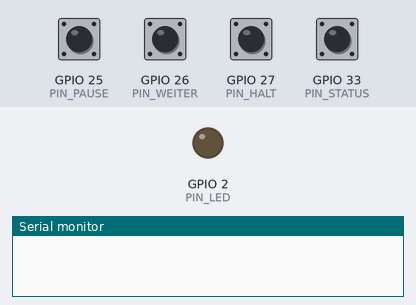
The sketch below on a simulated ESP32. On the bench: output pins drawn as LEDs (lit = HIGH), the last lines printed to the serial monitor. Dashed ring = blinking. The inputs (shaded band) are chosen by the test bench; at power-on: GPIO 25 (PIN_PAUSE), GPIO 26 (PIN_WEITER), GPIO 27 (PIN_HALT), GPIO 33 (PIN_STATUS) HIGH. WiFi joins after 1.5 s; servers stay silent unless stated.

Above: at 0.1 s.
At 1.7 s:
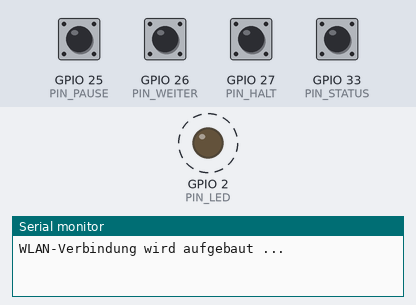
1.8 s: GPIO 25 (PIN_PAUSE) pulled LOW for 0.15 s
4.9 s: GPIO 26 (PIN_WEITER) pulled LOW for 0.15 s
7.2 s: GPIO 27 (PIN_HALT) pulled LOW for 0.15 s
9.2 s: GPIO 33 (PIN_STATUS) pulled LOW for 0.15 s
11.2 s: GPIO 25 (PIN_PAUSE) pulled LOW for 1 s
13.7 s: GPIO 26 (PIN_WEITER) pulled LOW for 1 s
Timing chart, 0 to 17.2 s (numbered marks = the images above; inputs shaded):
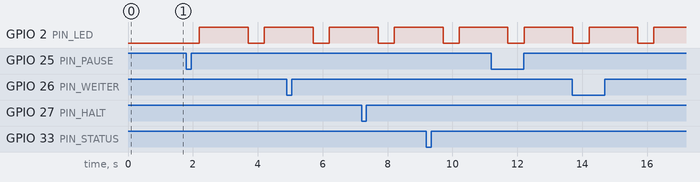

Measured:
- by itself, GPIO 2 (PIN_LED): alternates HIGH for 1.5 s and LOW for 0.50 s

The sketch:

esp32_dobot_wlan.ino
```cpp
/*
  ESP32-WLAN-Steuerung für die Dobot-Befehlskette

  Der ESP32 verbindet sich mit dem WLAN und anschließend
  als TCP-Client mit dem Python-Programm auf dem PC.

  Vier Taster:
    GPIO 25 -> PAUSE
    GPIO 26 -> WEITER
    GPIO 27 -> HALT
    GPIO 33 -> STATUS

  Jeder Taster wird zwischen GPIO und GND angeschlossen.
  INPUT_PULLUP aktiviert den internen Pull-up-Widerstand.
*/

#include <WiFi.h>


// ------------------------------------------------------------
// Diese Angaben anpassen
// ------------------------------------------------------------

const char* WLAN_NAME = "MEIN-WLAN";
const char* WLAN_PASSWORT = "MEIN-PASSWORT";

// IPv4-Adresse des PCs, angezeigt von esp32_wlan_test.py
IPAddress PC_IP(192, 168, 1, 100);

const uint16_t PC_PORT = 8765;


// ------------------------------------------------------------
// Ab hier normalerweise nichts mehr ändern
// ------------------------------------------------------------

const int PIN_PAUSE  = 25;
const int PIN_WEITER = 26;
const int PIN_HALT   = 27;
const int PIN_STATUS = 33;

const int PIN_LED = 2;

const unsigned long ENTPRELLZEIT_MS = 50;
const unsigned long WLAN_WIEDERHOLZEIT_MS = 5000;
const unsigned long TCP_WIEDERHOLZEIT_MS = 2000;
const unsigned long PING_INTERVALL_MS = 10000;

WiFiClient client;

unsigned long letzterWLANVersuch = 0;
unsigned long letzterTCPVersuch = 0;
unsigned long letzterPing = 0;

String empfangszeile = "";


struct Taste {
  int pin;
  const char* befehl;
  int letzterRohzustand;
  int stabilerZustand;
  unsigned long letzteAenderung;
};


Taste tasten[] = {
  {PIN_PAUSE,  "PAUSE",  HIGH, HIGH, 0},
  {PIN_WEITER, "WEITER", HIGH, HIGH, 0},
  {PIN_HALT,   "HALT",   HIGH, HIGH, 0},
  {PIN_STATUS, "STATUS", HIGH, HIGH, 0},
};

const int ANZAHL_TASTEN =
  sizeof(tasten) / sizeof(tasten[0]);


void wlanVerbinden() {
  if (WiFi.status() == WL_CONNECTED) {
    return;
  }

  unsigned long jetzt = millis();

  if (
    letzterWLANVersuch != 0
    && jetzt - letzterWLANVersuch < WLAN_WIEDERHOLZEIT_MS
  ) {
    return;
  }

  letzterWLANVersuch = jetzt;

  Serial.println("WLAN-Verbindung wird aufgebaut ...");

  WiFi.mode(WIFI_STA);
  WiFi.begin(WLAN_NAME, WLAN_PASSWORT);
}


void tcpVerbinden() {
  if (WiFi.status() != WL_CONNECTED) {
    return;
  }

  if (client.connected()) {
    return;
  }

  unsigned long jetzt = millis();

  if (
    letzterTCPVersuch != 0
    && jetzt - letzterTCPVersuch < TCP_WIEDERHOLZEIT_MS
  ) {
    return;
  }

  letzterTCPVersuch = jetzt;

  Serial.print("TCP-Verbindung zum PC ");
  Serial.print(PC_IP);
  Serial.print(":");
  Serial.print(PC_PORT);
  Serial.println(" ...");

  client.stop();

  if (client.connect(PC_IP, PC_PORT)) {
    Serial.println("TCP-Verbindung hergestellt.");
    client.println("ESP32_BEREIT");
    letzterPing = millis();
  }
  else {
    Serial.println("TCP-Verbindung fehlgeschlagen.");
  }
}


void befehlSenden(const char* befehl) {
  if (!client.connected()) {
    Serial.print("Nicht gesendet, keine TCP-Verbindung: ");
    Serial.println(befehl);
    return;
  }

  client.println(befehl);

  Serial.print("Gesendet: ");
  Serial.println(befehl);
}


void tastenPruefen() {
  unsigned long jetzt = millis();

  for (int i = 0; i < ANZAHL_TASTEN; i++) {
    int rohzustand = digitalRead(tasten[i].pin);

    if (rohzustand != tasten[i].letzterRohzustand) {
      tasten[i].letzteAenderung = jetzt;
      tasten[i].letzterRohzustand = rohzustand;
    }

    if (
      jetzt - tasten[i].letzteAenderung >= ENTPRELLZEIT_MS
      && rohzustand != tasten[i].stabilerZustand
    ) {
      tasten[i].stabilerZustand = rohzustand;

      if (rohzustand == LOW) {
        befehlSenden(tasten[i].befehl);
      }
    }
  }
}


void pcNachrichtenLesen() {
  while (client.connected() && client.available() > 0) {
    char zeichen = client.read();

    if (zeichen == '\n') {
      empfangszeile.trim();

      if (empfangszeile.length() > 0) {
        Serial.print("PC: ");
        Serial.println(empfangszeile);

        if (empfangszeile == "PC_BEREIT") {
          digitalWrite(PIN_LED, HIGH);
        }
      }

      empfangszeile = "";
    }
    else if (zeichen != '\r') {
      empfangszeile += zeichen;
    }
  }
}


void verbindungUeberwachen() {
  wlanVerbinden();

  if (WiFi.status() == WL_CONNECTED) {
    tcpVerbinden();
  }

  digitalWrite(
    PIN_LED,
    client.connected() ? HIGH : LOW
  );
}


void pingSenden() {
  if (!client.connected()) {
    return;
  }

  unsigned long jetzt = millis();

  if (jetzt - letzterPing >= PING_INTERVALL_MS) {
    client.println("PING");
    letzterPing = jetzt;
  }
}


void setup() {
  Serial.begin(115200);

  pinMode(PIN_LED, OUTPUT);
  digitalWrite(PIN_LED, LOW);

  for (int i = 0; i < ANZAHL_TASTEN; i++) {
    pinMode(tasten[i].pin, INPUT_PULLUP);
  }

  delay(500);

  wlanVerbinden();
}


void loop() {
  verbindungUeberwachen();
  pcNachrichtenLesen();
  tastenPruefen();
  pingSenden();

  delay(5);
}
```
